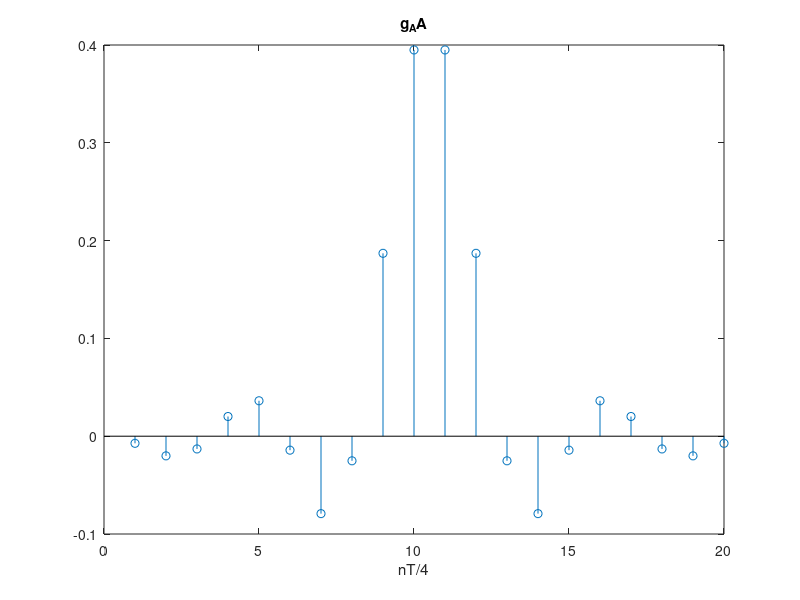

MATLAB code to generate this figure: (Note: this script raises an error after producing the figure.)
clc; clear all; close all;

%% Load common variable
if ~exist("common.mat", 'file')
    common;
end

load("common.mat");

%% AA filter

Fpass = 0.35;             % Passband Frequency
Fstop = 0.55;             % Stopband Frequency
Dpass = 0.057501127785;   % Passband Ripple
Dstop = 0.0031622776602;  % Stopband Attenuation
dens  = 20;               % Density Factor

% Calculate the order from the parameters using FIRPMORD.
[N, Fo, Ao, W] = firpmord([Fpass, Fstop], [1 0], [Dpass, Dstop]);

% Calculate the coefficients using the FIRPM function.
g_AA  = firpm(N, Fo, Ao, W, {dens});
figure, stem(g_AA), title('g_AA'), xlabel('nT/4')
Hd = dfilt.dffir(g_AA);

F0=2;
r_r = filter(g_AA , 1, r_c(:,3));
figure, stem(r_r(1:100)), title('r_r'), xlabel('nT/4')
s_r=filter(g_AA, 1, s_c);
figure, stem(s_r(1:100)), title('s_r'), xlabel('nT/4')
qg_up = conv(q_c, g_AA);
figure, stem(qg_up), title('convolution of g_AA and q_c'), xlabel('nT/4')
t0_bar = find(qg_up==max(qg_up));
x = downsample(r_r(t0_bar:end), 2);
figure, stem(x(1:100)), title('x'), xlabel('nT/2')
x_NN=downsample(s_r(t0_bar:end), 2);
figure, stem(x_NN(1:100)), title('x without noise'), xlabel('nT/2')

%scatterplot(x_NN)
h = downsample(qg_up,2);
figure, stem(h), title('h'), xlabel('nT/2')
h = h.';
r_gAA = xcorr(g_AA);
figure, stem(r_gAA), title('r_g'), xlabel('nT/2')
N0 = (sigma_a * E_qc)/(4*SNR_lin(3));
r_w = N0 * downsample(r_gAA, 2);
r_w = r_w.';
figure, stem(r_w), title('r_g'), xlabel('nT/2')

N1 = floor(length(h)/2);
N2 = N1;

M1 = 8;
D = 2;
M2 = N2 + M1 - 1 - D;

[c, Jmin]= WienerC_frac(h, r_w, sigma_a, M1, M2, D);
figure, stem(c), title('c'), xlabel('nT/2')
psi = conv(c, h);
figure, stem(psi), title('psi'), xlabel('nT')
b = -psi(find(psi==max(psi))+1:end); 
figure, stem(b), title('b'), xlabel('nT')
decisions = equalization_DFE(x, c, b, D);
decisions = downsample(decisions(2:end),2);

%detection
[Pe_c, errors] = SER(a(1:end-4), decisions);


